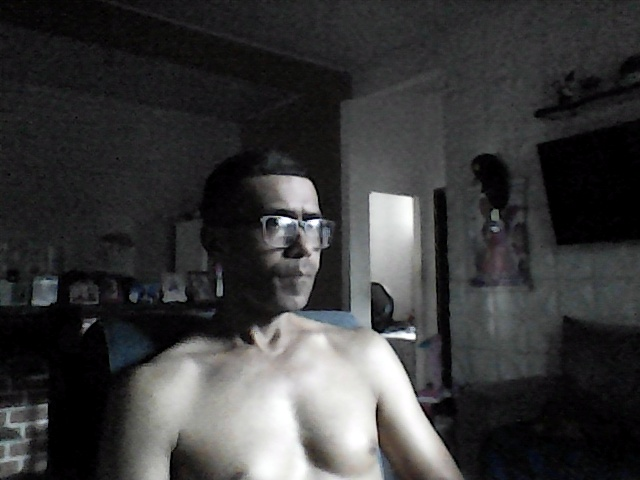
#> input picture visao_computacional/temp_frame.jpg, 640 x 480 px, given in place of the camera
$ python contador_de_objetos.py
#> lines starting #> are read from the running program, lines starting #| are printed output that depends on the picture; after the words box and inside, x2 and y2 are one past the last pixel; in counts of white or black regions, pixels touching at a corner belong together
import cv2
import numpy as np

cap = cv2.VideoCapture(0)

while True:
    ret, frame = cap.read()
#> frame is the input picture: shape (480, 640, 3); mean B, G, R 58.2, 57.7, 57.6
    hsv = cv2.cvtColor(frame, cv2.COLOR_BGR2HSV)
#> hsv: shape (480, 640, 3); mean H, S, V 79, 28.1, 59.5

    lower_blue = np.array([100, 150, 0])
    upper_blue = np.array([140, 255, 255])
    mask = cv2.inRange(hsv, lower_blue, upper_blue)
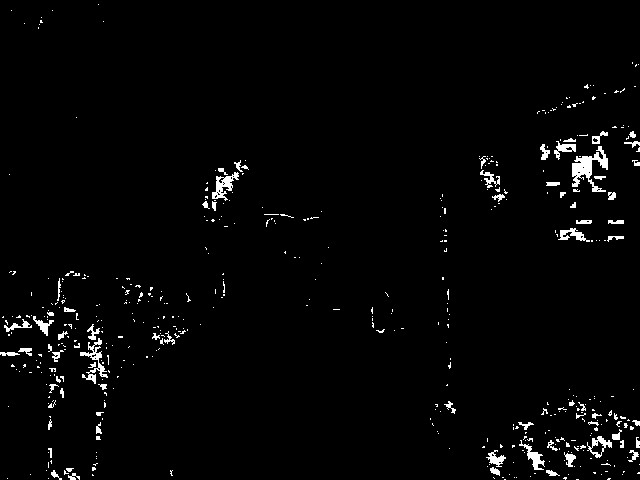
#> mask: shape (480, 640); 2.2% white; 483 white regions (411 under 20 px)

    contours, _ = cv2.findContours(mask, cv2.RETR_EXTERNAL, cv2.CHAIN_APPROX_SIMPLE)
#> contours = 483 contours, 441 with area under 20; largest, box (x1, y1, x2, y2) and area: (572, 146, 608, 192) 538, (212, 172, 239, 201) 284, (80, 338, 108, 384) 248, (587, 436, 612, 458) 236, (519, 440, 545, 470) 172

    for cnt in contours:
        cv2.drawContours(frame, [cnt], -1, (0, 255, 0), 2)
#> this loop made 483 passes
#> cnt on passes 1 to 3: [[576, 479], [578, 479]], [[504, 479], [505, 479]], [[608, 478], [607, 479], [609, 479], [610, 478]]
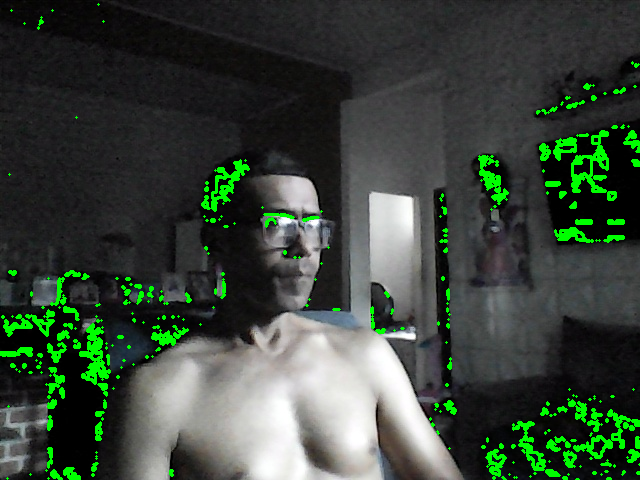
#> frame: shape (480, 640, 3); 4.51% of pixels changed, all inside (x1, y1, x2, y2) = (0, 3, 640, 480)

    cv2.putText(frame, f'Objetos: {len(contours)}', (10, 50), cv2.FONT_HERSHEY_SIMPLEX, 1, (0, 255, 0), 2)
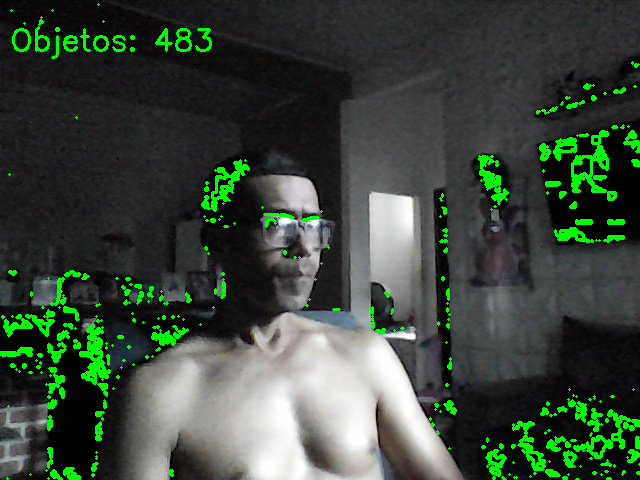
#> frame: shape (480, 640, 3); 0.48% of pixels changed, all inside (x1, y1, x2, y2) = (12, 27, 212, 59)

    cv2.imshow("Contagem", frame)

    if cv2.waitKey(1) & 0xFF == ord('q'):
#> (key q is pressed here)
        break

cap.release()
cv2.destroyAllWindows()
